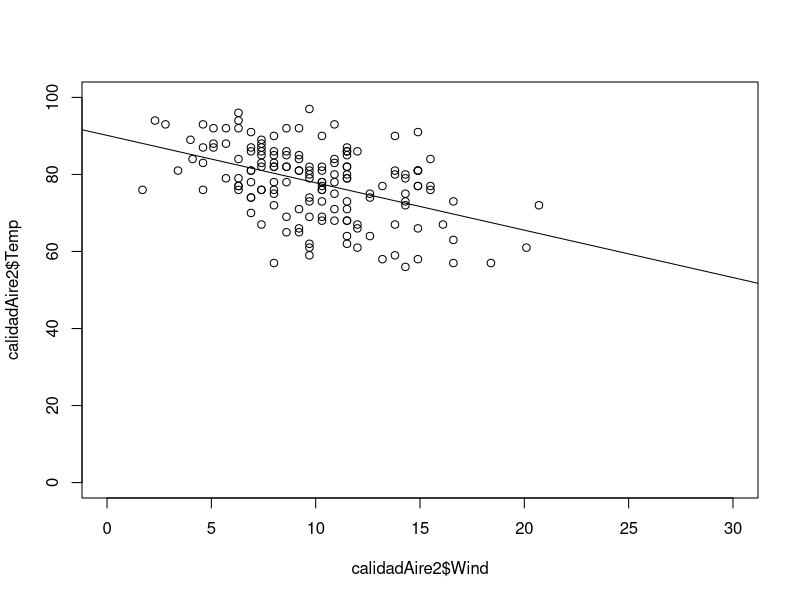

Reproduce this figure in R.
# Ejercicio sobre dataframes
cat("\014")
calidadAire = airquality

# Obtención del subdataframe desechando las dos primeras columnas
calidadAire2 = calidadAire[,-(1:2)]

# A) dimensiones
dim(calidadAire2)
calidadAire2$Fecha=paste0(calidadAire2$Day,"-",calidadAire2$Month)

#B) regresión lineal
l1=lm(Temp~Wind,data=calidadAire2)
plot(calidadAire2$Wind,calidadAire2$Temp,xlim=c(0,30),ylim=c(0,100))
abline(l1)

#C) pendiente de la recta
m = l1$coefficients[2]
n = l1$coefficients[1]
rcuadrado = summary(l1)$r.squared
print(paste0("la pendiente de la recta es: ",m))
print(paste0("la ordenada de la recta es: ",n))
print(paste0("el coeficiente R2 de la recta es: ",rcuadrado))

#D) días del período en el que la temperatura es mayor de 90ºF
temp90omas = calidadAire2[calidadAire2$Temp>=90,]$Fecha
length(temp90omas)
temp90omas
